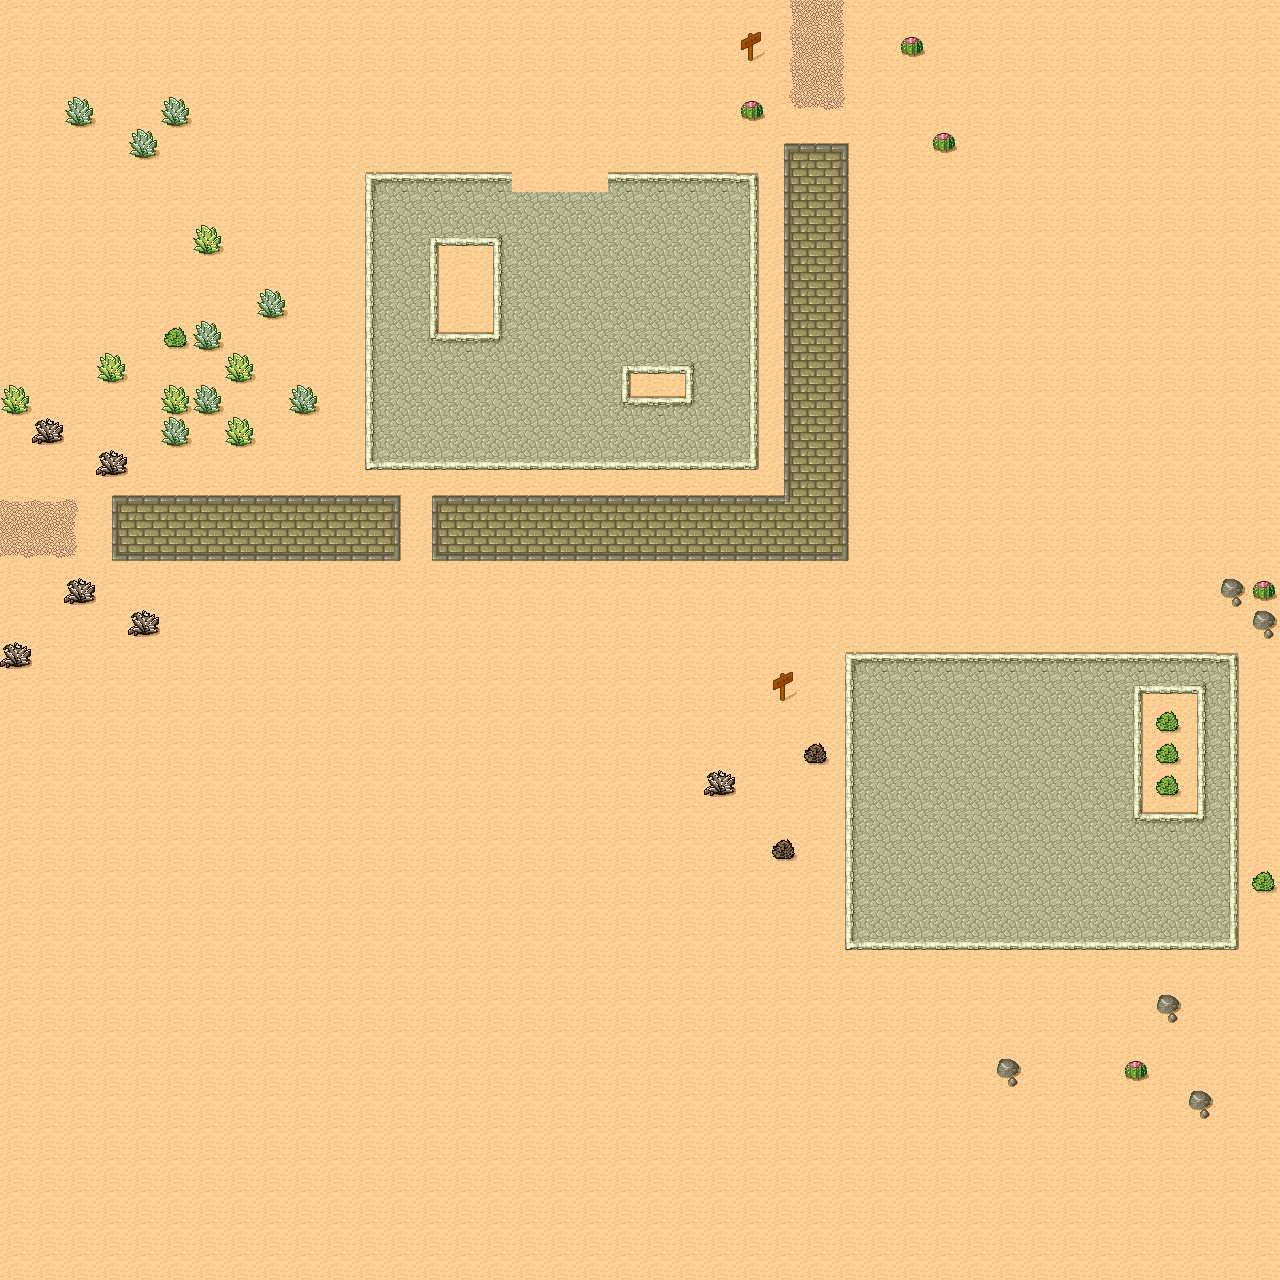

This game map was drawn from its Tiled (.tmx) file and the tilesets committed beside it. A one-line description and the trimmed map source follow:
An orthogonal 40x40 tile map with 32x32 px tiles, 1 tile layer (Ground).

<map version="1.0" orientation="orthogonal" width="40" height="40" tilewidth="32" tileheight="32">
 <tileset firstgid="1" name="Desert" tilewidth="32" tileheight="32" spacing="1" margin="1">
  <image source="tmw_desert_spacing.png" width="265" height="199" />
 </tileset>
 <layer name="Ground" width="40" height="40">
  <data>[1600 cells, 1600 non-empty, 40 distinct tile ids]</data>
 </layer>
</map>
